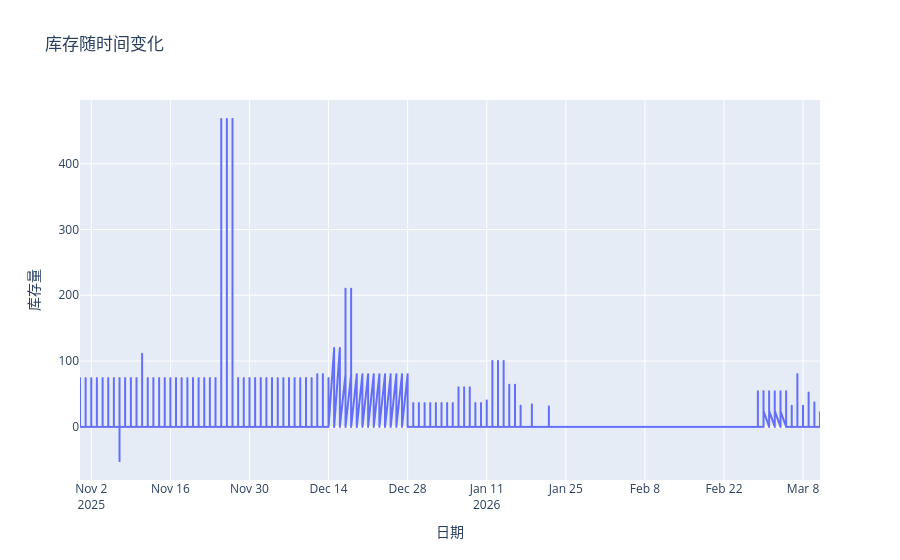

Notebook cell for this chart:
### Markdown cell above
**库存量可视化**

使用 `plotly.express` 绘制折线图，展示库存量随时间的变化，用于观察库存走势及是否存在缺货风险。

**库存动态**：$I_t = I_{t-1} + \text{入库}_t - \text{出库}_t$，其中 $I_t$ 为第 $t$ 日末库存。

### Code cell
fig_inventory = px.line(data, x='Date',
                        y='Inventory',
                        title='库存随时间变化',
                        labels={'Date': '日期', 'Inventory': '库存量'})
fig_inventory.show()

### Figure 1 — Plotly figure (JSON) as saved in the notebook; plotly's stock layout.template omitted (floating-point values rounded to 4 significant figures; data arrays with more than 128 entries replaced by an {"elided": "..."} marker saying what was removed)
{"data": [{"hovertemplate": "日期=%{x}<br>库存量=%{y}<extra></extra>", "legendgroup": "", "line": {"color": "#636efa", "dash": "solid"}, "marker": {"symbol": "circle"}, "mode": "lines", "name": "", "showlegend": false, "type": "scattergl", "x": {"elided": "8052 str values"}, "xaxis": "x", "y": {"elided": "8052 int values"}, "yaxis": "y"}], "layout": {"legend": {"tracegroupgap": 0}, "title": {"text": "库存随时间变化"}, "xaxis": {"anchor": "y", "domain": [0, 1], "title": {"text": "日期"}}, "yaxis": {"anchor": "x", "domain": [0, 1], "title": {"text": "库存量"}}}}
